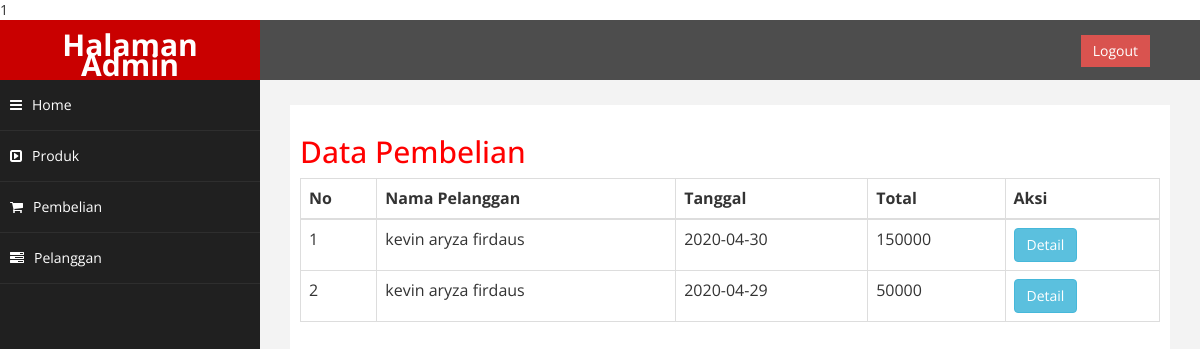
Page /admin/index.php?halaman=pembelian (signed in) on the committed database.
### tables this page shows
CREATE TABLE `pembelian` (
  `id_pembelian` int(11) NOT NULL,
  `id_pelanggan` int(11) NOT NULL,
  `tanggal_pembelian` date NOT NULL,
  `total_pembelian` int(11) NOT NULL
);

CREATE TABLE `pelanggan` (
  `id_pelanggan` int(11) NOT NULL,
  `email_pelanggan` varchar(100) NOT NULL,
  `password_pelanggan` varchar(50) NOT NULL,
  `nama_pelanggan` varchar(100) NOT NULL,
  `telepon_pelanggan` varchar(25) NOT NULL
);

### admin/pembelian.php (the view)
<h2>Data Pembelian</h2>
<table class="table table-bordered">
	<thead>
		<tr>
			<th>No</th>
			<th>Nama Pelanggan</th>
			<th>Tanggal</th>
			<th>Total</th>
			<th>Aksi</th>
		</tr>
	</thead>
	<tbody>
		<?php $ambil = $koneksi->query("SELECT * FROM pembelian JOIN pelanggan ON pembelian.id_pelanggan=pelanggan.id_pelanggan"); ?>
		<?php while($pecah = $ambil->fetch_assoc()){ ?>
		<tr>
			<td><?php echo $nomor; ?></td>
			<td><?php echo $pecah['nama_pelanggan']; ?></td>
			<td><?php echo $pecah['tanggal_pembelian']; ?></td>
			<td><?php echo $pecah['total_pembelian']; ?></td>
			<td>
				<a href="index.php?halaman=detail&id=<?php echo $pecah['id_pembelian'] ?>" class="btn-info btn">Detail</a>
			</td>
		</tr>
		<?php $nomor++; ?>
		<?php } ?>
</tbody>
</table>

### admin/assets/css/custom.css (style rules this page uses)
body { font-family: 'Open Sans', sans-serif; }
h2 { color: #f00; }

### rows in the picture
pembelian: id_pelanggan.nama_pelanggan "kevin aryza firdaus", tanggal_pembelian "2020-04-30", total_pembelian "150000"
pembelian: id_pelanggan.nama_pelanggan "kevin aryza firdaus", tanggal_pembelian "2020-04-29", total_pembelian "50000"
